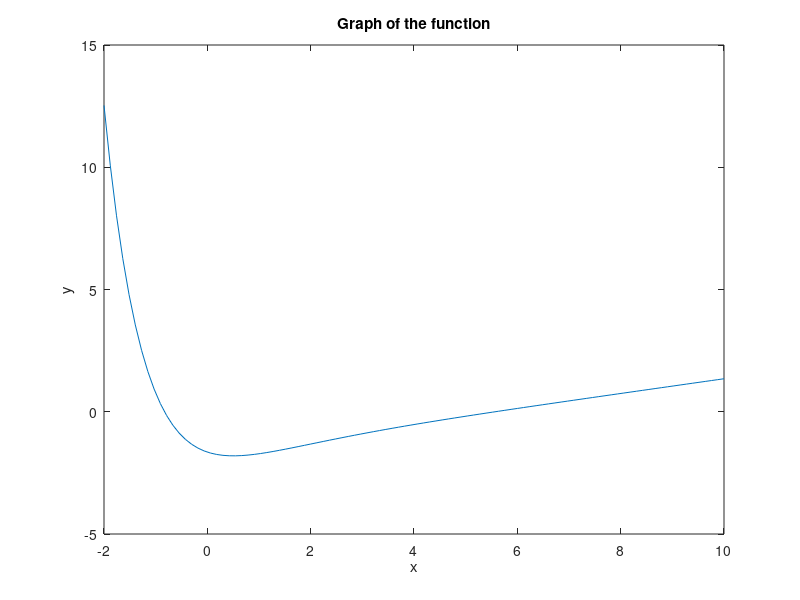

MATLAB code to generate this figure: (Note: this script raises an error after producing the figure.)
%% plotting the function for Task 1
clear
clc
my_func = @(x) -1.65+(0.3*x)-(x.*exp(-x))
x = linspace(-2,10);
y = linspace(-2,10);
y = -1.65+(0.3*x)-(x.*exp(-x));
plot(x,y);
xlabel("x");
ylabel("y");
title("Graph of the function");
ax = gca;
ax.XAxisLocation = 'origin';
ax.YAxisLocation = 'origin';
grid on;
xline(-2,'--r','LineWidth', 1.5);
xline(0,'--r','LineWidth', 1.5);
xline(4,'--m','LineWidth', 1.5);
xline(6,'--m','LineWidth', 1.5);